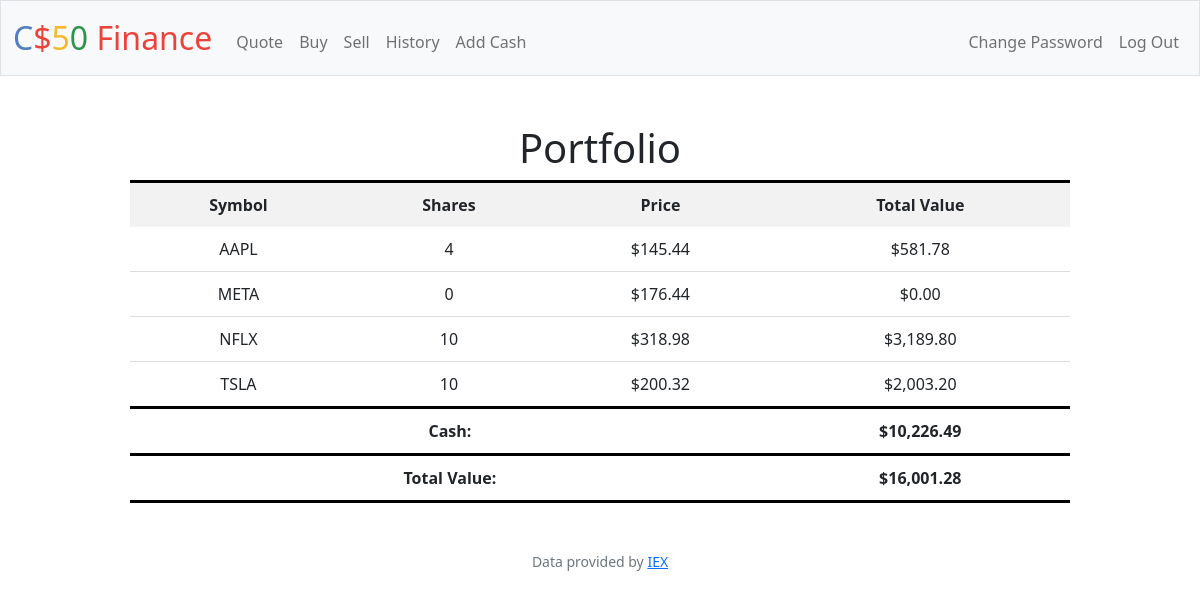
The app's page / (signed in), older data.
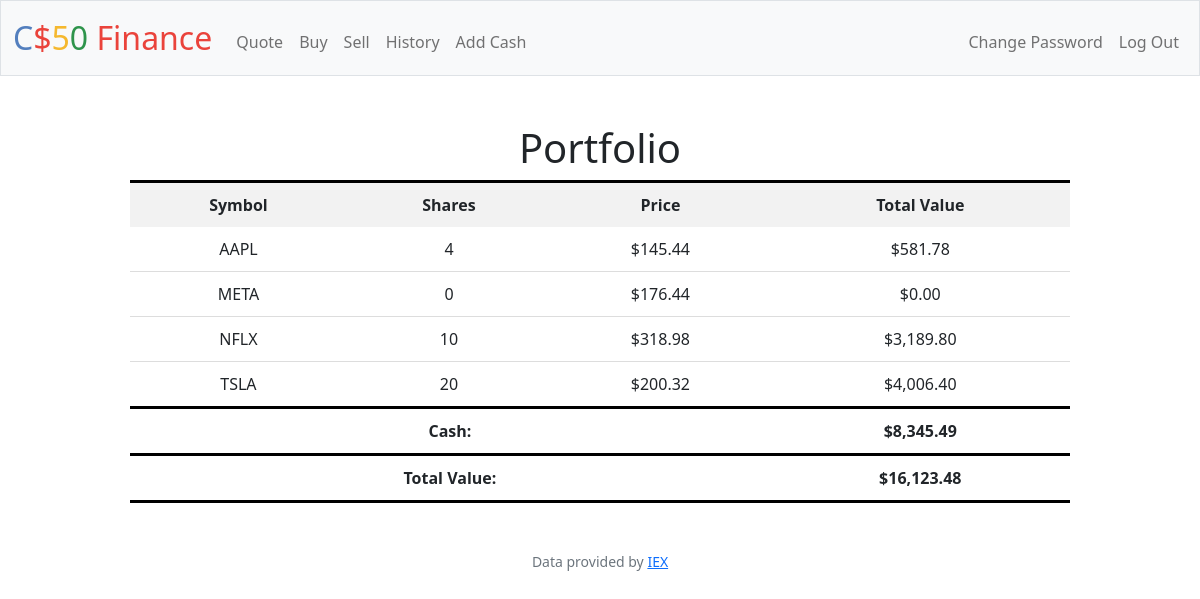
The same page, newer data.
### tables this page shows
CREATE TABLE 'transactions' ('id' INTEGER PRIMARY KEY AUTOINCREMENT NOT NULL, 'user_id' INTEGER, 'symbol' TEXT, 'shares' INTEGER, 'price' REAL, 'date' DATETIME);

CREATE TABLE users (id INTEGER PRIMARY KEY AUTOINCREMENT NOT NULL, username TEXT NOT NULL, hash TEXT NOT NULL, cash NUMERIC NOT NULL DEFAULT 10000.00);

### app.py (the view)
@app.route("/")
@login_required
def index():
    user_id = session["user_id"]
    stocks = db.execute("SELECT symbol, price, SUM(shares) AS shares FROM transactions WHERE user_id = ? GROUP BY symbol", user_id)
    cash = db.execute("SELECT cash FROM users WHERE id = ?", user_id)[0]["cash"]
    total = cash
    for stock in stocks:
        total += stock["price"] * stock["shares"]
    return render_template("index.html", stocks=stocks, cash=cash, usd=usd, total=total)

### app.py (called while the page is built)
@app.after_request
def after_request(response):
    response.headers["Cache-Control"] = "no-cache, no-store, must-revalidate"
    response.headers["Expires"] = 0
    response.headers["Pragma"] = "no-cache"
    return response

### helpers.py (called while the page is built)
def login_required(f):
    @wraps(f)
    def decorated_function(*args, **kwargs):
        if session.get("user_id") is None:
            return redirect("/login")
        return f(*args, **kwargs)
    return decorated_function

def usd(value):
    return f"${value:,.2f}"

### templates/index.html (shortened to what this page needs)
{% extends "layout.html" %}
{% block main %}
<div class="table-container">
    <table class="center">
        <thead>
            <h1><b1>Portfolio</b1></h1>
            <tr style="border-top: 3px solid black;">
                <th>Symbol</th>
                <th>Shares</th>
                <th>Price</th>
                <th>Total Value</th>
            </tr>
        </thead>
        <tbody>
            {% for stock in stocks %}
            <tr>
                <td>{{ stock["symbol"] }}</td>
                <td>{{ stock["shares"] }}</td>
                <td>{{ usd(stock["price"]) }}</td>
                <td>{{ usd(stock["shares"] * stock["price"]) }}</td>
            </tr>
            {% endfor %}
            <tr style="border-top: 3px solid black;">
                <td colspan="3"><b>Cash:</b></td>
                <td><b>{{ usd(cash) }}</b></td>
            </tr>
        </tbody>
        <tfoot>
            <tr class="total-value">
                <td colspan="3"><b>Total Value:</b></td>
                <td><b>{{ usd(total) }}</b></td>
            </tr>
        </tfoot>
    </table>
</div>
{% endblock %}

### templates/layout.html (shortened to what this page needs)
<!DOCTYPE html>
<html lang="en">
    <head>
        <link href="https://cdn.jsdelivr.net/npm/bootstrap@5.1.3/dist/css/bootstrap.min.css" rel="stylesheet">
        <link href="/static/styles.css" rel="stylesheet">
    </head>
    <body>
        <nav class="bg-light border navbar navbar-expand-md navbar-light">
            <div class="container-fluid">
                <a class="navbar-brand" href="/"><span class="blue">C</span><span class="red">$</span><span class="yellow">5</span><span class="green">0</span> <span class="red">Finance</span></a>
                <div class="collapse navbar-collapse" id="navbar">
                    {% if session["user_id"] %}
                        <ul class="navbar-nav me-auto mt-2">
                            <li class="nav-item"><a class="nav-link" href="/quote">Quote</a></li>
                            <li class="nav-item"><a class="nav-link" href="/buy">Buy</a></li>
                            <li class="nav-item"><a class="nav-link" href="/sell">Sell</a></li>
                            <li class="nav-item"><a class="nav-link" href="/history">History</a></li>
                            <li class="nav-item"><a class="nav-link" href="/add_cash">Add Cash</a></li>
                        </ul>
                        <ul class="navbar-nav ms-auto mt-2">
                            <li class="nav-item"><a class="nav-link" href="/change_password">Change Password</a></li>
                            <li class="nav-item"><a class="nav-link" href="/logout">Log Out</a></li>
                        </ul>
                    {% else %}
                        <ul class="navbar-nav ms-auto mt-2">
                            <li class="nav-item"><a class="nav-link" href="/register">Register</a></li>
                            <li class="nav-item"><a class="nav-link" href="/login">Log In</a></li>
                        </ul>
                    {% endif %}
                </div>
            </div>
        </nav>
        <main class="container-fluid py-5 text-center">
            {% block main %}{% endblock %}
        </main>
        <footer class="mb-5 small text-center text-muted">
            Data provided by <a href="https://iexcloud.io/">IEX</a>
        </footer>
    </body>
</html>

### static/styles.css (style rules this page uses)
nav .navbar-brand { font-size: xx-large; }
nav .navbar-brand .blue { color: #537fbe; }
nav .navbar-brand .red { color: #ea433b; }
nav .navbar-brand .yellow { color: #f5b82e; }
nav .navbar-brand .green { color: #2e944b; }
.table-container { margin: 0 auto; width: 80%; }
table { border-collapse: collapse; width: 100%; }
th, td { padding: 10px; text-align: center; }
th { background-color: #f2f2f2; font-weight: bold; }
td { border-bottom: 1px solid #ddd; }
tr.total-value { border-top: 3px solid black; border-bottom: 3px solid black; }

Row changes from the older to the newer data that the page shows:
computed for transactions "TSLA": shares "10" → "20"; shares "$2,003.20" → "$4,006.40"
changed users: cash "$10,226.49" → "$8,345.49"
Text that changed along with them:
{{ usd(total) }}: "$16,001.28" → "$16,123.48"
